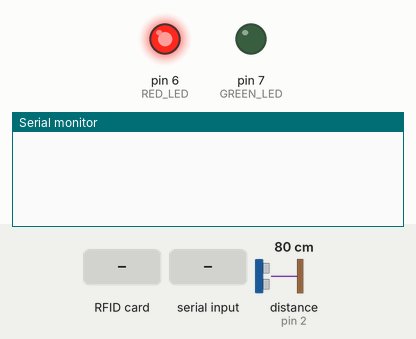
Bench run of a sketch on a simulated Arduino Uno, built with avr-gcc and run on an emulated ATmega328P. On the bench: output pins drawn as LEDs (lit = HIGH), the last lines printed to the serial monitor. Wiring (inferred from the names in the program): ultrasonic range finder: trigger pin 3; echo pin 2. The test bench sets the inputs (shaded band); at power-on: distance to the obstacle (sensor on pin 2) 80 cm. The echo pulse lasts 58.3 µs per cm; pins used as bus, display or sensor lines are not drawn.

Above: at 1.2 s.
1.3 s: RFID card 5E 7A 19 C4 held to the reader
At 2.3 s:
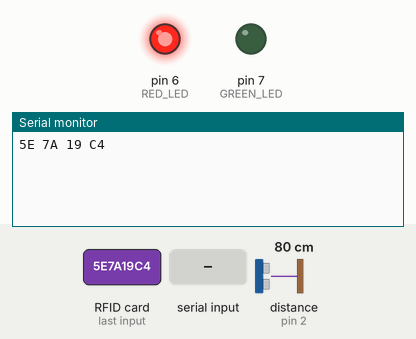
2.8 s: "1" received over Serial
At 4.3 s:
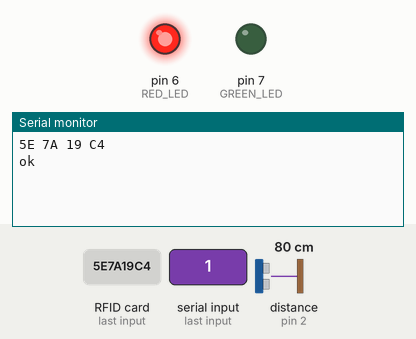

The sketch:

arduino.ino
```cpp
#include <SPI.h> // SPI
#include <MFRC522.h> // RFID
#include "Ultrasonic.h"

#define SS_PIN 10
#define RST_PIN 9

#define GREEN_LED 7
#define RED_LED 6

// Déclaration
MFRC522 rfid(SS_PIN, RST_PIN);

int sensorTrigPlotId = 3;
int sensorEchoPlotId = 2;
Ultrasonic ultrasonic(sensorTrigPlotId, sensorEchoPlotId); //(Trig,Echo)

bool goForward = false;

// Tableau contentent l'ID
byte nuidPICC[4];

void setup() {
  // Init RS232
  Serial.begin(9600);

  // Init SPI bus
  SPI.begin();

  // Init MFRC522
  rfid.PCD_Init();

  pinMode(GREEN_LED, OUTPUT);
  pinMode(RED_LED, OUTPUT);
  digitalWrite(GREEN_LED, LOW);
  digitalWrite(RED_LED, HIGH);
}

void loop() {
  if (Serial.available() > 0) {
      // Create a new string variable to receive Serial data
      String receivedString = "";

      // Loop through received data and append to the receivedString variable
      while (Serial.available() > 0) {
        receivedString += char(Serial.read ());
      }

      if(receivedString == "1") {
        goForward = true;
      }
    }

  int distanceInCm = ultrasonic.Ranging(CM);

  if (goForward) {
    while(distanceInCm < 20) {
      distanceInCm = ultrasonic.Ranging(CM);
      digitalWrite(GREEN_LED, HIGH);
      digitalWrite(RED_LED, LOW);
    }
    if (distanceInCm > 20) {
      goForward = false;
      Serial.println("ok");
    }
  } else {
    digitalWrite(GREEN_LED, LOW);
    digitalWrite(RED_LED, HIGH);
  }


  // Initialisé la boucle si aucun badge n'est présent

  if ( !rfid.PICC_IsNewCardPresent())
    return;

  // Vérifier la présence d'un nouveau badge
  if ( !rfid.PICC_ReadCardSerial())
    return;

  // Enregistrer l'ID du badge (4 octets)
  for (byte i = 0; i < 4; i++)
  {
    nuidPICC[i] = rfid.uid.uidByte[i];
  }

  // Affichage de l'ID
  for (byte i = 0; i < 4; i++)
  {
    Serial.print(nuidPICC[i], HEX);
    Serial.print(" ");
  }
  Serial.println(" ");

  rfid.PICC_HaltA(); // Halt PICC
  rfid.PCD_StopCrypto1(); // Stop encryption on PCD
}
```

Ultrasonic.cpp
```cpp
/*
  Ultrasonic.cpp - Library for HC-SR04 Ultrasonic Ranging Module.library

*/

#include <Arduino.h>
#include "Ultrasonic.h"

Ultrasonic::Ultrasonic(int TP, int EP)
{
   pinMode(TP,OUTPUT);
   pinMode(EP,INPUT);
   Trig_pin=TP;
   Echo_pin=EP;
}

long Ultrasonic::Timing()
{
  digitalWrite(Trig_pin, LOW);
  delayMicroseconds(2);
  digitalWrite(Trig_pin, HIGH);
  delayMicroseconds(10);
  digitalWrite(Trig_pin, LOW);
  duration = pulseIn(Echo_pin,HIGH);
  return duration;
}

long Ultrasonic::Ranging(int sys)
{
  Timing();
  distacne_cm = duration /29 / 2 ;
  distance_inc = duration / 74 / 2;
  if (sys)
  return distacne_cm;
  else
  return distance_inc;
}
```

Ultrasonic.h
```cpp
/*
  Ultrasonic.h - Library for HC-SR04 Ultrasonic Ranging Module.library

*/

#ifndef Ultrasonic_h
#define Ultrasonic_h

#include <Arduino.h>

#define CM 1
#define INC 0


class Ultrasonic
{
  public:
    Ultrasonic(int TP, int EP);
    long Timing();
    long Ranging(int sys);

    private:
    int Trig_pin;
    int Echo_pin;
    long  duration,distacne_cm,distance_inc;

};

#endif
```

Measured:
- after the input at 1.3 s, the serial monitor: prints a new line at once (image 1)
- after the input at 2.8 s, the serial monitor: prints a new line at once (image 2)
